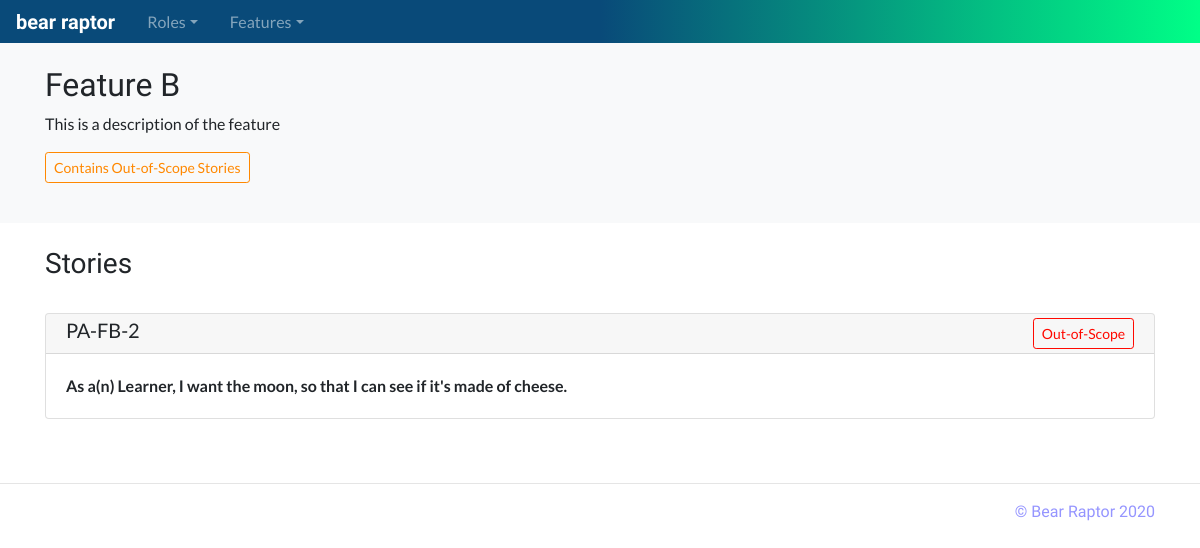
Page /project/1/feature/2 on the committed database.
### database_setup.py (models this page shows, shortened)
class Feature(Base):
    __tablename__ = 'feature'
    id = Column(Integer, primary_key=True)
    title = Column(String(250), nullable=False)
    shortname = Column(String(25), nullable=False)
    description = Column(String(500))
    scope = Column(String(25), nullable=False)
    project_id = Column(Integer, ForeignKey('project.id'))
    project = relationship(Project)

class Project(Base):
    __tablename__ = 'project'
    id = Column(Integer, primary_key=True)
    title = Column(String(250), nullable=False)
    shortname = Column(String(25), nullable=False)
    description = Column(String(500))
    status = Column(String(50), nullable=False)

class Story(Base):
    __tablename__ = 'story'
    id = Column(Integer, primary_key=True)
    scope = Column(String(25), nullable=False)
    want = Column(String(500))
    why = Column(String(500))
    role_id = Column(Integer, ForeignKey('role.id'))
    role = relationship(Role)
    feature_id = Column(Integer, ForeignKey('feature.id'))
    feature = relationship(Feature)

class Role(Base):
    __tablename__ = 'role'
    id = Column(Integer, primary_key=True)
    title = Column(String(250), nullable=False)
    description = Column(String(500))
    project_id = Column(Integer, ForeignKey('project.id'))
    project = relationship(Project)

### app.py (the view)
@app.route('/project/<int:project_id>/feature/<int:feature_id>')
def featurePage(project_id, feature_id):
    project = session.query(Project).filter_by(id=project_id).one()
    roles = session.query(Role).filter_by(project_id=project_id).all()
    feature = session.query(Feature).filter_by(id=feature_id).one()
    features = session.query(Feature).filter_by(project_id=project_id).all()
    featureids = []
    for i in features:
        if i.id == feature.id:
            featureids.append(i.id)
    stories = session.query(Story).filter(Story.feature_id.in_(featureids)).all()
    scope = feature.scope
    if scope == 'in':
        for i in stories:
            if i.scope == 'out':
                scope = 'contains'
    return render_template('feature-page.html', project=project, roles=roles,
                            feature=feature, features=features,
                            stories=stories, scope=scope)

### templates/feature-page.html (shortened to what this page needs)
<!doctype html>
<html lang="en">
  {% include "head.html" %}
  <body>
    {% include "menu.html" %}
    <main role="main">
      <section class="bg-light p-4">
        <div class="container">
          <div class="row">
            <div class="col-md-12">
              <h2>{{feature.title}}</h2>
              <p>
                {{feature.description}}
              </p>
              <p>
                {% if scope == 'contains' %}
                  <button type="button" class="btn btn-outline-warning btn-sm">Contains Out-of-Scope Stories</button>
                {% endif %}
              </p>
            </div>
          </div>
        </div>
      </section>
      <section class="p-4">
        <div class="container">
          <div class="row">
            <div class="col-md-12">
              <h3>Stories</h3>
            </div>
          </div>
          {% for i in stories %}
            <div class="row user-story">
              <div class="col-md-12">
                <div class="card">
                  <h5 class="card-header feature-title">{{project.shortname}}-{{feature.shortname}}-{{i.id}}
                    {% if i.scope == 'out' %}
                      <button type="button" class="btn btn-outline-danger btn-sm float-right">Out-of-Scope</button>
                    {% endif %}
                  </h5>
                  <div class="card-body">
                    <p class="card-text">
                      <b>As a(n) {{i.role.title}}, I want {{i.want}}, so that {{i.why}}.</b>
                    </p>
                  </div>
                </div>
              </div>
            </div>
          {% endfor %}
        </div>
      </section>
        <hr>
    </main>
    {% include "footer.html" %}
  </body>
</html>

### static/styles-fix.css (style rules this page uses)
body { padding-top: 2.6rem; font-family: 'Lato', sans-serif; }
h1, h2, h3, h4 { font-family: 'Marcellus', serif; }
.user-story { padding-bottom: 1.5rem; padding-top: 1.5rem; }
.btn-outline-warning { color: #ff8800; border-color: #ff8800; }
.btn-outline-danger { color: #ff0800; border-color: #ff0800; }
.feature-title { padding: .25rem 1.25rem; }

### rows in the picture
Feature: title "Feature B", description "This is a description of the feature", shortname "FB"
Story: id "2", scope "Out-of-Scope", role "Learner", want "the moon", why "I can see if it's made of cheese"
Project: shortname "PA"
